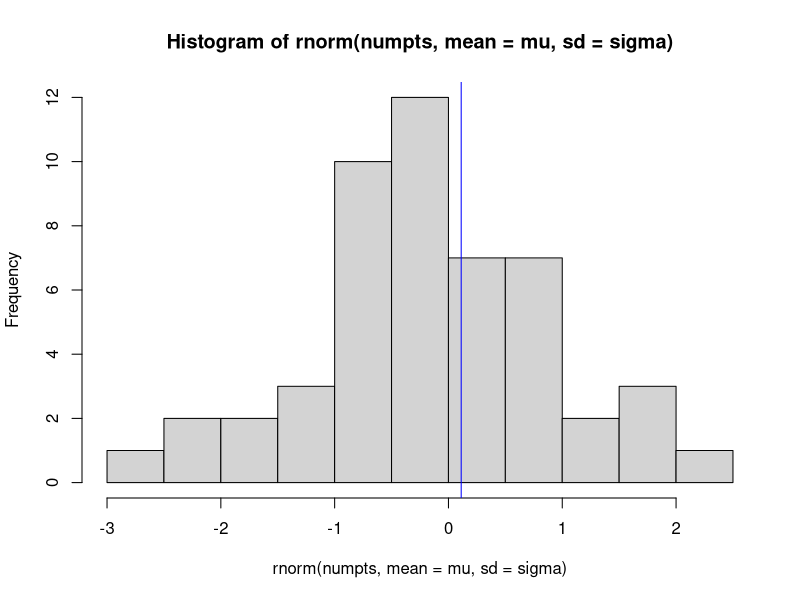
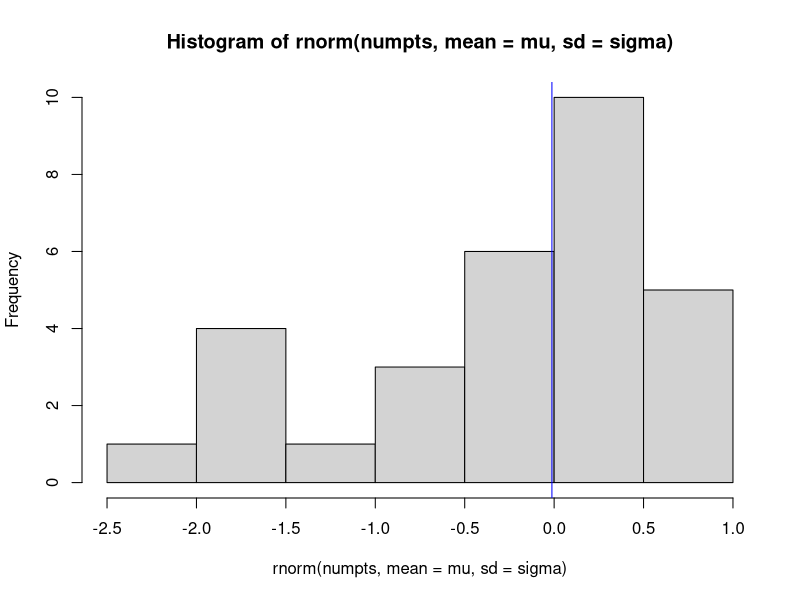
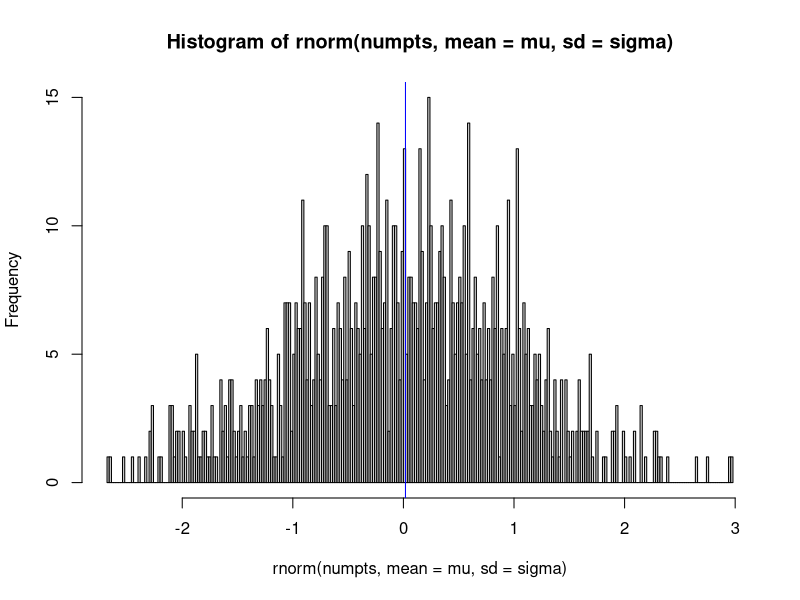
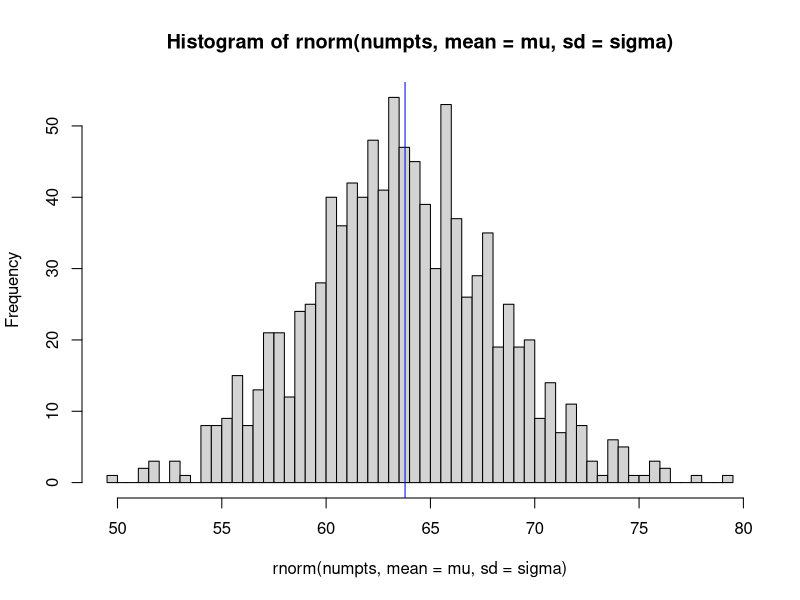

Recreate these plots in R, in order.
##########################
## plot_random_function.R
##
## Julie Probert
##
## Purpose: 
##  A function that will generate a random
##    sample of normal values, plot a histogram
##    with an overlaid mean on the plot
##    and returns summary statistics about the 
##    generated data. 
##
## Inputs: 
##    numpts  = the number of points to generate, defaults to 50
##    bins    = the number of breakpoints in the hist() function,
##              defaults to 10
##    mu      = mean of normal distribution, defaults to 0
##    sigma   = standard deviation of normal distribution, 
##              defaults to 1
##    seed    = seed for the random number generator, defaults
##              to null -- so random each time, but user 
##              can override the value
##
## Outputs:
##    A list is returned with the following elements: 
##      Random_Sample = the generated random sample
##      Mean_Sample   = the mean of the random sample
##      SD_Sample     = the standard deviation of the random sample


plotRandomNormals <- function(numpts=50, bins=10,
                              mu=0, sigma=1,
                              seed=NULL) {
  set.seed(seed)
  rand_sample <- rnorm(numpts, mean=mu, sd=sigma)
  hist(rnorm(numpts, mean=mu, sd=sigma), breaks=bins+1)
  abline(v = mean(rand_sample), col="blue")
  list(Random_Sample = rand_sample, 
       Mean_Sample = mean(rand_sample), 
       SD_Sample = sd(rand_sample))
}

## Default Values
plotRandomNormals()

## User specified number of points
plotRandomNormals(numpts = 30)

plotRandomNormals(numpts = 1000, bins =200)

plotRandomNormals(numpts=1000, bins=50, mu=63.5, sigma=4.5)

